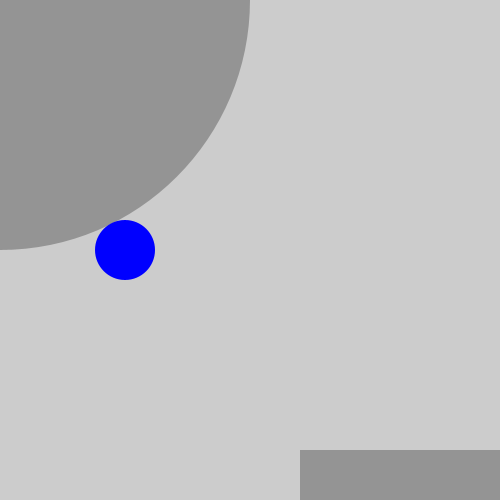
Frame 1 (no input)
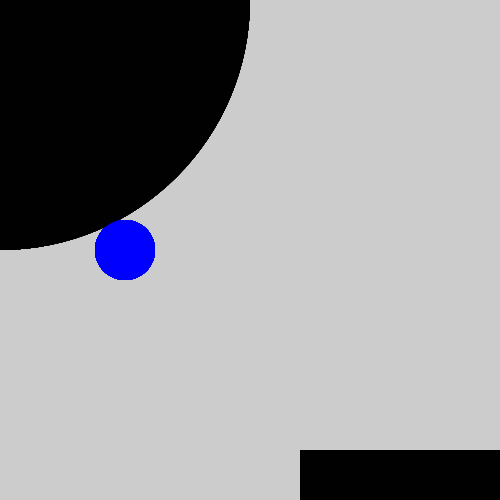
Frame 60 (the mouse pressed at the canvas centre just before this capture)
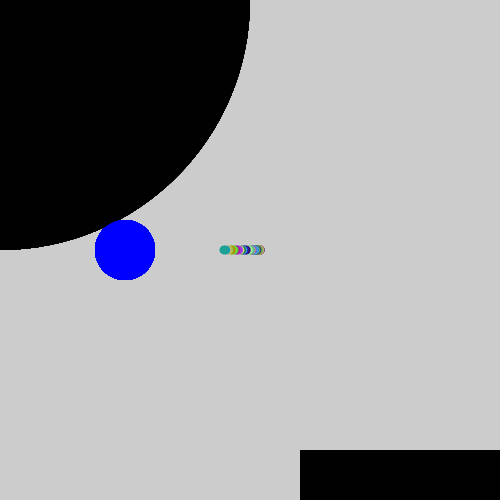
Frame 120 (the mouse held since frame 60 and released just before this capture)

The Processing sketch that drew these frames (run headless with seeded random() and noise(); from frame 60 on, the mouse is pressed at the canvas centre):

// Processing sketch: week10_ex4
// ── week10_ex4.pde
int num = 15; 
ArrayList<Mover> movers; 
Attractor a; 

void setup(){
   size(500, 500); 
    
   movers = new ArrayList<Mover>(); 
   a = new Attractor(); 
   noStroke(); 
   smooth(); 
}

void draw(){
  fill(0, 70); 
  ellipse(0, 0, width, height); 
  
  fill(0, 70);
  rect(300, 450, 305, 100);
  
  
  a.display(); 
  a.drag();
  a.hover(mouseX, mouseY);

  for(int i = 0; i< movers.size(); i++){
    Mover m = movers.get(i); 
    PVector force = a.attract(m);
    m.applyForce(force); 
    m.update(); 
    m.display(); 
    
    if(m.position.y < 0 || m.position.y > height || m.position.x < 0 || m.position.x > width){
      movers.remove(i); 
    }
  }
  
}

void mousePressed() {
  a.clicked(mouseX, mouseY);
  movers.add(new Mover(random(.1, .5), mouseX, mouseY)); 
}


void mouseReleased() {
  a.stopDragging();
}
// ── Attractor.pde
class Attractor{
  float mass; //the weight of the object based on size
  float G; //gravitational force
  PVector position; 
  PVector dragOffset; 
  
  //booleans to detect if attractor is being clicked and dragged
  boolean rollover = false; 
  boolean dragging = false; 
  Attractor(){
    position = new PVector(width/4, height/2); //setting up the initial position for our
    //acctractor 
    
    mass = 30; 
    G = .98; 
    dragOffset = new PVector(0.0, 0.0); 
  }
  
   //we are calling our Mover class inside of our Attractor class
   //calculating the force of our attraction here and storing it in a PVector
  PVector attract(Mover m){
    //using the subtract method to calculate the distance between our attractor position
    //and the position of our mover
     PVector force = PVector.sub(position, m.position); 
     
     //using the magnitude method to get the magnitude of our vector (does not include direction)
     float d = force.mag(); 
     
     //constraining the maximum distance that our movers can go
     d = constrain(d, 5.0, 25.0); 
     force.normalize(); //remember magintude only returns a value; we need to normalize the vector
     //to get the direction of the force vector
     float strength = (G* mass * m.mass) / (d*d); //calculating the strength of our gravitational pull
     force.mult(strength); //our final force vector is --> magnitude * direction
     return force; //we return the value of our force here and store it in our attract PVector
  }
    // Method to display
  void display() {
    ellipseMode(CENTER);
    //fill(0, 100, 100); 
    if (dragging){
      noFill();
    }
    else if (rollover){
      fill(100);
      fill(200, 0, 200); 
    }
    else{
      fill(0, 0, 255); 
    }
    ellipse(position.x,position.y,mass*2,mass*2);
  }
  
  void clicked(int mX, int mY){
    float d = dist(mX, mY, position.x, position.y); //calculating the position between the 
    //mouse and the attractor
    if(d < mass){ //if the distances is smaller than the size of the attractor
      dragging = true; 
      dragOffset.x = position.x - mX; //offsetting the position of attractor based on mouse
      dragOffset.y = position.y - mY; 
    } 
  }
  
void hover(int mx, int my) {
    float d = dist(mx,my,position.x,position.y);
    if (d < mass) {
      rollover = true;
    } 
    else {
      rollover = false;
    }
  }

  void stopDragging() {
    dragging = false;
  }

  void drag() {
    //if dragging is true, set the position of the attractor based on your mouse position
    if (dragging) {
      position.x = mouseX + dragOffset.x;
      position.y = mouseY + dragOffset.y;
    }
  }

}
// ── Mover.pde
class Mover{
  PVector position; 
  PVector velocity; 
  PVector acceleration; 
  float mass; 
  
  Mover(float m, float x, float y){
    mass = m; 
    position = new PVector(x, y); 
    velocity = new PVector(1, 0); 
    acceleration = new PVector(0, 0); 
    
  }
  
  void applyForce(PVector force){
    PVector f = PVector.div(force, mass); // applying force based on the mass of our objects
    acceleration.add(f); //adding the force based on mass to the acceleration of our mover
  }
  
  void update(){
    velocity.add(acceleration); 
    position.add(velocity); 
    acceleration.mult(0); //clearing the acceleration; otherwise would accelerate infinitely
  }

  void display(){
    fill(random(0, 255), random(0, 255), random(0, 255)); 
    ellipse(position.x, position.y, mass*25, mass*25); 
  }
}
